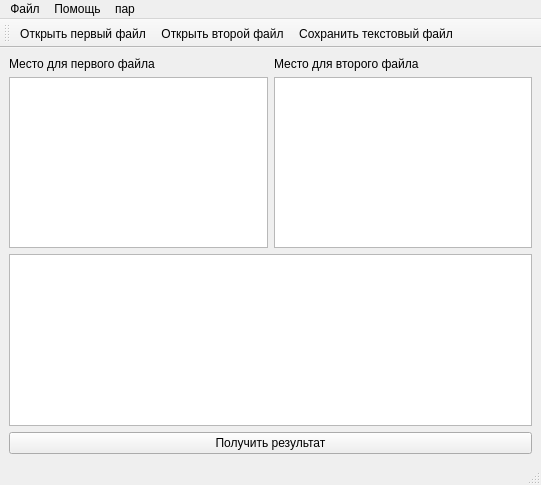
<?xml version="1.0" encoding="UTF-8"?>
<ui version="4.0">
 <class>MainWindow</class>
 <widget class="QMainWindow" name="MainWindow">
  <property name="geometry">
   <rect>
    <x>0</x>
    <y>0</y>
    <width>541</width>
    <height>485</height>
   </rect>
  </property>
  <property name="windowTitle">
   <string>MainWindow</string>
  </property>
  <widget class="QWidget" name="centralwidget">
   <layout class="QGridLayout" name="gridLayout">
    <item row="0" column="0">
     <widget class="QLabel" name="label">
      <property name="text">
       <string>Место для первого файла</string>
      </property>
     </widget>
    </item>
    <item row="0" column="1">
     <widget class="QLabel" name="label_2">
      <property name="text">
       <string>Место для второго файла</string>
      </property>
     </widget>
    </item>
    <item row="1" column="0">
     <widget class="QTableWidget" name="tableWidget1"/>
    </item>
    <item row="1" column="1">
     <widget class="QTableWidget" name="tableWidget2"/>
    </item>
    <item row="2" column="0" colspan="2">
     <widget class="QTableWidget" name="tableWidget"/>
    </item>
    <item row="3" column="0" colspan="2">
     <widget class="QPushButton" name="pushButton">
      <property name="text">
       <string>Получить результат</string>
      </property>
     </widget>
    </item>
   </layout>
  </widget>
  <widget class="QMenuBar" name="menubar">
   <property name="geometry">
    <rect>
     <x>0</x>
     <y>0</y>
     <width>541</width>
     <height>26</height>
    </rect>
   </property>
   <widget class="QMenu" name="fileMenu">
    <property name="title">
     <string>Файл</string>
    </property>
    <addaction name="openTextAction"/>
    <addaction name="openBinaryAction"/>
    <addaction name="saveTextAction"/>
    <addaction name="separator"/>
    <addaction name="exitAction"/>
   </widget>
   <widget class="QMenu" name="menu">
    <property name="title">
     <string>Помощь</string>
    </property>
    <addaction name="action"/>
   </widget>
   <widget class="QMenu" name="menu_2">
    <property name="title">
     <string>пар</string>
    </property>
    <addaction name="action_2"/>
   </widget>
   <addaction name="fileMenu"/>
   <addaction name="menu"/>
   <addaction name="menu_2"/>
  </widget>
  <widget class="QStatusBar" name="statusbar"/>
  <widget class="QToolBar" name="toolBar">
   <property name="windowTitle">
    <string>toolBar</string>
   </property>
   <attribute name="toolBarArea">
    <enum>TopToolBarArea</enum>
   </attribute>
   <attribute name="toolBarBreak">
    <bool>false</bool>
   </attribute>
   <addaction name="openTextAction"/>
   <addaction name="openBinaryAction"/>
   <addaction name="saveTextAction"/>
  </widget>
  <action name="openBinaryAction_2">
   <property name="text">
    <string>О программе </string>
   </property>
   <property name="shortcut">
    <string>Volume Mute</string>
   </property>
  </action>
  <action name="openTextAction">
   <property name="icon">
    <iconset resource="res.qrc">
     <normaloff>:/rec/img/32x32-png-transparent-new-super-mario-bros-2-mushroom-pixel-text-super-mario-bros-rectangle.png</normaloff>:/rec/img/32x32-png-transparent-new-super-mario-bros-2-mushroom-pixel-text-super-mario-bros-rectangle.png</iconset>
   </property>
   <property name="text">
    <string>Открыть первый файл</string>
   </property>
   <property name="shortcut">
    <string>Ctrl+T</string>
   </property>
  </action>
  <action name="saveTextAction">
   <property name="icon">
    <iconset resource="res.qrc">
     <normaloff>:/rec/img/32x32-1698867627_furman-top-p-monetka-piksel-art-oboi-22.png</normaloff>:/rec/img/32x32-1698867627_furman-top-p-monetka-piksel-art-oboi-22.png</iconset>
   </property>
   <property name="text">
    <string>Сохранить текстовый файл</string>
   </property>
   <property name="shortcut">
    <string>Ctrl+Shift+T</string>
   </property>
  </action>
  <action name="openBinaryAction">
   <property name="icon">
    <iconset resource="res.qrc">
     <normaloff>:/rec/img/32x32-png-transparent-super-mario-level-up-mushroom-super-mario-bros-edible-mushroom-computer-icons-video-game-8-bit-food-leaf-text.png</normaloff>:/rec/img/32x32-png-transparent-super-mario-level-up-mushroom-super-mario-bros-edible-mushroom-computer-icons-video-game-8-bit-food-leaf-text.png</iconset>
   </property>
   <property name="text">
    <string>Открыть второй файл</string>
   </property>
   <property name="shortcut">
    <string>Ctrl+B</string>
   </property>
  </action>
  <action name="exitAction">
   <property name="text">
    <string>Выйти </string>
   </property>
   <property name="shortcut">
    <string>Ctrl+Q</string>
   </property>
  </action>
  <action name="action">
   <property name="text">
    <string>О программе</string>
   </property>
  </action>
  <action name="action_2">
   <property name="text">
    <string>екр</string>
   </property>
  </action>
 </widget>
 <resources>
  <include location="res.qrc"/>
 </resources>
 <connections/>
</ui>
